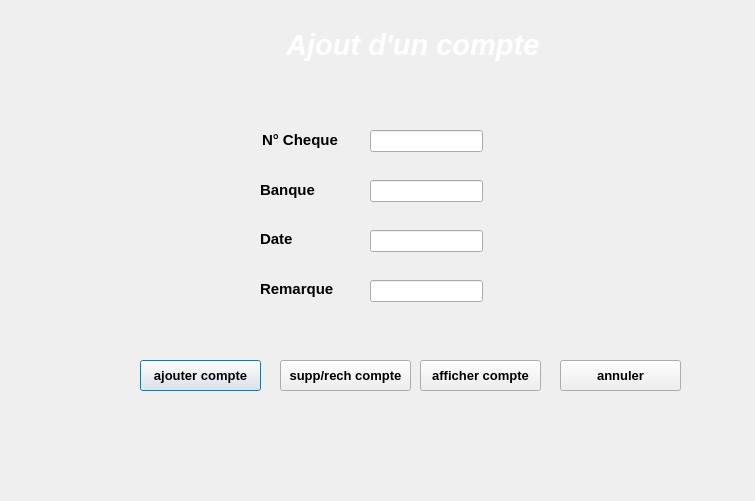
<?xml version="1.0" encoding="UTF-8"?>
<ui version="4.0">
 <class>ajout_compte</class>
 <widget class="QDialog" name="ajout_compte">
  <property name="geometry">
   <rect>
    <x>0</x>
    <y>0</y>
    <width>755</width>
    <height>501</height>
   </rect>
  </property>
  <property name="windowTitle">
   <string>Dialog</string>
  </property>
  <widget class="QLabel" name="label_2">
   <property name="geometry">
    <rect>
     <x>260</x>
     <y>230</y>
     <width>53</width>
     <height>16</height>
    </rect>
   </property>
   <property name="text">
    <string>&lt;!DOCTYPE HTML PUBLIC &quot;-//W3C//DTD HTML 4.0//EN&quot; &quot;http://www.w3.org/TR/REC-html40/strict.dtd&quot;&gt;
&lt;html&gt;&lt;head&gt;&lt;meta name=&quot;qrichtext&quot; content=&quot;1&quot; /&gt;&lt;style type=&quot;text/css&quot;&gt;
p, li { white-space: pre-wrap; }
&lt;/style&gt;&lt;/head&gt;&lt;body style=&quot; font-family:'MS Shell Dlg 2'; font-size:8.25pt; font-weight:400; font-style:normal;&quot;&gt;
&lt;p style=&quot; margin-top:0px; margin-bottom:0px; margin-left:0px; margin-right:0px; -qt-block-indent:0; text-indent:0px;&quot;&gt;&lt;span style=&quot; font-size:11pt; font-weight:600;&quot;&gt;Date&lt;/span&gt;&lt;/p&gt;&lt;/body&gt;&lt;/html&gt;</string>
   </property>
  </widget>
  <widget class="QLineEdit" name="remarques">
   <property name="geometry">
    <rect>
     <x>370</x>
     <y>280</y>
     <width>113</width>
     <height>22</height>
    </rect>
   </property>
  </widget>
  <widget class="QLabel" name="label_4">
   <property name="geometry">
    <rect>
     <x>262</x>
     <y>130</y>
     <width>91</width>
     <height>20</height>
    </rect>
   </property>
   <property name="text">
    <string>&lt;!DOCTYPE HTML PUBLIC &quot;-//W3C//DTD HTML 4.0//EN&quot; &quot;http://www.w3.org/TR/REC-html40/strict.dtd&quot;&gt;
&lt;html&gt;&lt;head&gt;&lt;meta name=&quot;qrichtext&quot; content=&quot;1&quot; /&gt;&lt;style type=&quot;text/css&quot;&gt;
p, li { white-space: pre-wrap; }
&lt;/style&gt;&lt;/head&gt;&lt;body style=&quot; font-family:'MS Shell Dlg 2'; font-size:8.25pt; font-weight:400; font-style:normal;&quot;&gt;
&lt;p style=&quot; margin-top:0px; margin-bottom:0px; margin-left:0px; margin-right:0px; -qt-block-indent:0; text-indent:0px;&quot;&gt;&lt;span style=&quot; font-size:11pt; font-weight:600;&quot;&gt;N° Cheque&lt;/span&gt;&lt;/p&gt;&lt;/body&gt;&lt;/html&gt;</string>
   </property>
  </widget>
  <widget class="QLabel" name="label_3">
   <property name="geometry">
    <rect>
     <x>260</x>
     <y>279</y>
     <width>81</width>
     <height>21</height>
    </rect>
   </property>
   <property name="text">
    <string>&lt;!DOCTYPE HTML PUBLIC &quot;-//W3C//DTD HTML 4.0//EN&quot; &quot;http://www.w3.org/TR/REC-html40/strict.dtd&quot;&gt;
&lt;html&gt;&lt;head&gt;&lt;meta name=&quot;qrichtext&quot; content=&quot;1&quot; /&gt;&lt;style type=&quot;text/css&quot;&gt;
p, li { white-space: pre-wrap; }
&lt;/style&gt;&lt;/head&gt;&lt;body style=&quot; font-family:'MS Shell Dlg 2'; font-size:8.25pt; font-weight:400; font-style:normal;&quot;&gt;
&lt;p style=&quot; margin-top:0px; margin-bottom:0px; margin-left:0px; margin-right:0px; -qt-block-indent:0; text-indent:0px;&quot;&gt;&lt;span style=&quot; font-size:11pt; font-weight:600;&quot;&gt;Remarque&lt;/span&gt;&lt;/p&gt;&lt;/body&gt;&lt;/html&gt;</string>
   </property>
  </widget>
  <widget class="QLineEdit" name="num_c">
   <property name="geometry">
    <rect>
     <x>370</x>
     <y>130</y>
     <width>113</width>
     <height>22</height>
    </rect>
   </property>
  </widget>
  <widget class="QPushButton" name="pushButton_3">
   <property name="geometry">
    <rect>
     <x>140</x>
     <y>360</y>
     <width>121</width>
     <height>31</height>
    </rect>
   </property>
   <property name="font">
    <font>
     <pointsize>10</pointsize>
     <weight>75</weight>
     <bold>true</bold>
    </font>
   </property>
   <property name="text">
    <string>ajouter compte</string>
   </property>
  </widget>
  <widget class="QLabel" name="label">
   <property name="geometry">
    <rect>
     <x>260</x>
     <y>180</y>
     <width>71</width>
     <height>20</height>
    </rect>
   </property>
   <property name="text">
    <string>&lt;!DOCTYPE HTML PUBLIC &quot;-//W3C//DTD HTML 4.0//EN&quot; &quot;http://www.w3.org/TR/REC-html40/strict.dtd&quot;&gt;
&lt;html&gt;&lt;head&gt;&lt;meta name=&quot;qrichtext&quot; content=&quot;1&quot; /&gt;&lt;style type=&quot;text/css&quot;&gt;
p, li { white-space: pre-wrap; }
&lt;/style&gt;&lt;/head&gt;&lt;body style=&quot; font-family:'MS Shell Dlg 2'; font-size:8.25pt; font-weight:400; font-style:normal;&quot;&gt;
&lt;p style=&quot; margin-top:0px; margin-bottom:0px; margin-left:0px; margin-right:0px; -qt-block-indent:0; text-indent:0px;&quot;&gt;&lt;span style=&quot; font-size:11pt; font-weight:600;&quot;&gt;Banque&lt;/span&gt;&lt;/p&gt;&lt;/body&gt;&lt;/html&gt;</string>
   </property>
  </widget>
  <widget class="QLineEdit" name="banque">
   <property name="geometry">
    <rect>
     <x>370</x>
     <y>180</y>
     <width>113</width>
     <height>22</height>
    </rect>
   </property>
  </widget>
  <widget class="QLineEdit" name="date">
   <property name="geometry">
    <rect>
     <x>370</x>
     <y>230</y>
     <width>113</width>
     <height>22</height>
    </rect>
   </property>
  </widget>
  <widget class="QPushButton" name="pushButton_4">
   <property name="geometry">
    <rect>
     <x>560</x>
     <y>360</y>
     <width>121</width>
     <height>31</height>
    </rect>
   </property>
   <property name="font">
    <font>
     <pointsize>10</pointsize>
     <weight>75</weight>
     <bold>true</bold>
    </font>
   </property>
   <property name="text">
    <string>annuler</string>
   </property>
  </widget>
  <widget class="QLabel" name="label_5">
   <property name="geometry">
    <rect>
     <x>160</x>
     <y>20</y>
     <width>401</width>
     <height>51</height>
    </rect>
   </property>
   <property name="font">
    <font>
     <family>Arial</family>
     <pointsize>23</pointsize>
     <weight>75</weight>
     <bold>true</bold>
    </font>
   </property>
   <property name="text">
    <string>&lt;!DOCTYPE HTML PUBLIC &quot;-//W3C//DTD HTML 4.0//EN&quot; &quot;http://www.w3.org/TR/REC-html40/strict.dtd&quot;&gt;
&lt;html&gt;&lt;head&gt;&lt;meta name=&quot;qrichtext&quot; content=&quot;1&quot; /&gt;&lt;style type=&quot;text/css&quot;&gt;
p, li { white-space: pre-wrap; }
&lt;/style&gt;&lt;/head&gt;&lt;body style=&quot; font-family:'Arial'; font-size:23pt; font-weight:600; font-style:normal;&quot;&gt;
&lt;p align=&quot;center&quot; style=&quot; margin-top:0px; margin-bottom:0px; margin-left:0px; margin-right:0px; -qt-block-indent:0; text-indent:0px;&quot;&gt;&lt;span style=&quot; font-size:22pt; font-style:italic; color:#000000;&quot;&gt;               &lt;/span&gt;&lt;span style=&quot; font-size:22pt; font-style:italic; color:#ffffff;&quot;&gt;Ajout d'un compte&lt;/span&gt;&lt;span style=&quot; font-size:22pt; font-style:italic; color:#000000;&quot;&gt;  &lt;/span&gt;&lt;/p&gt;&lt;/body&gt;&lt;/html&gt;</string>
   </property>
  </widget>
  <widget class="QPushButton" name="pushButton_5">
   <property name="geometry">
    <rect>
     <x>420</x>
     <y>360</y>
     <width>121</width>
     <height>31</height>
    </rect>
   </property>
   <property name="font">
    <font>
     <pointsize>10</pointsize>
     <weight>75</weight>
     <bold>true</bold>
    </font>
   </property>
   <property name="text">
    <string>afficher compte</string>
   </property>
  </widget>
  <widget class="QPushButton" name="pushButton_6">
   <property name="geometry">
    <rect>
     <x>280</x>
     <y>360</y>
     <width>131</width>
     <height>31</height>
    </rect>
   </property>
   <property name="font">
    <font>
     <pointsize>10</pointsize>
     <weight>75</weight>
     <bold>true</bold>
    </font>
   </property>
   <property name="text">
    <string>supp/rech compte</string>
   </property>
  </widget>
  <widget class="QLabel" name="label_8">
   <property name="geometry">
    <rect>
     <x>-10</x>
     <y>0</y>
     <width>771</width>
     <height>511</height>
    </rect>
   </property>
   <property name="text">
    <string/>
   </property>
   <property name="pixmap">
    <pixmap resource="Images.qrc">:/Arriere/images/1533698_1434101263485693_542051900_n.jpg</pixmap>
   </property>
  </widget>
  <zorder>label_8</zorder>
  <zorder>label_2</zorder>
  <zorder>remarques</zorder>
  <zorder>label_4</zorder>
  <zorder>label_3</zorder>
  <zorder>num_c</zorder>
  <zorder>pushButton_3</zorder>
  <zorder>label</zorder>
  <zorder>banque</zorder>
  <zorder>date</zorder>
  <zorder>pushButton_4</zorder>
  <zorder>label_5</zorder>
  <zorder>pushButton_5</zorder>
  <zorder>pushButton_6</zorder>
 </widget>
 <resources>
  <include location="Images.qrc"/>
 </resources>
 <connections/>
</ui>
